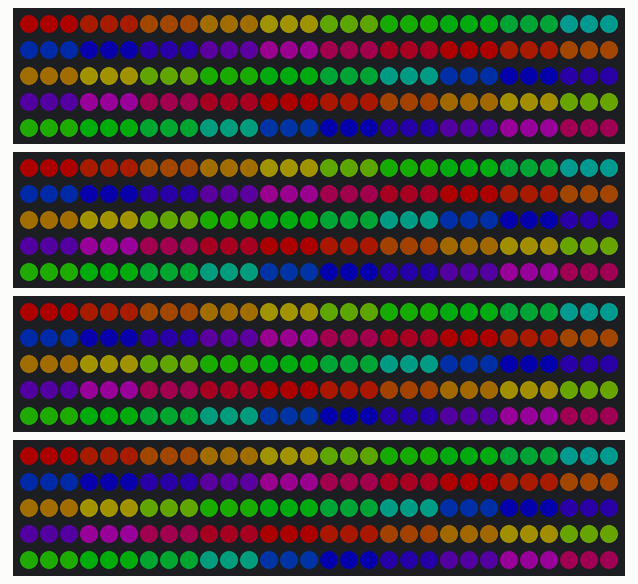
This sketch was run on a simulated Arduino Mega 2560, built with avr-gcc and run on an emulated ATmega2560. Parts: 4 × 150 RGB LEDs in strip order, left to right, continuing on the next row. Dim RGB values are drawn brighter than linear.

Above: at 0.19 s.
At 4.1 s:
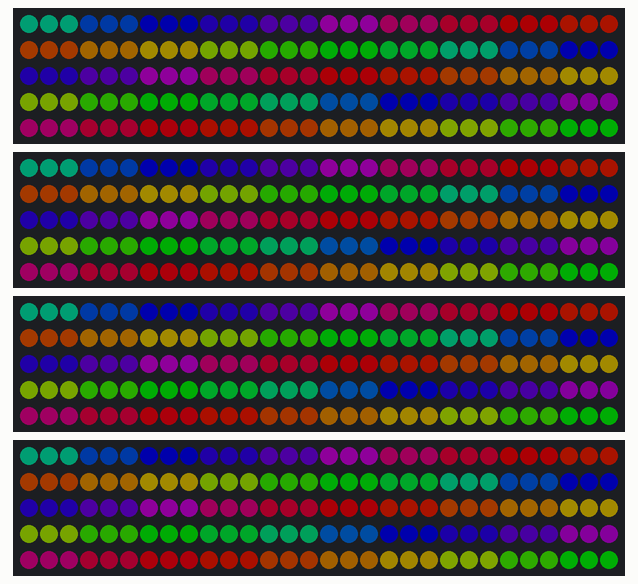
At 9.96 s:
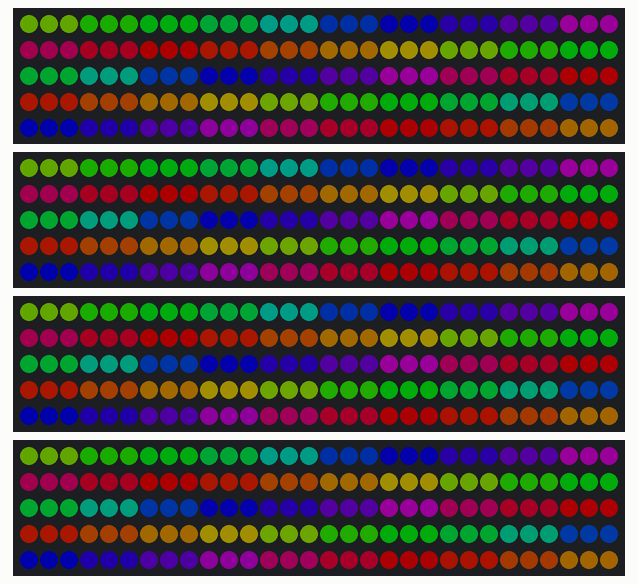
At 19.73 s:
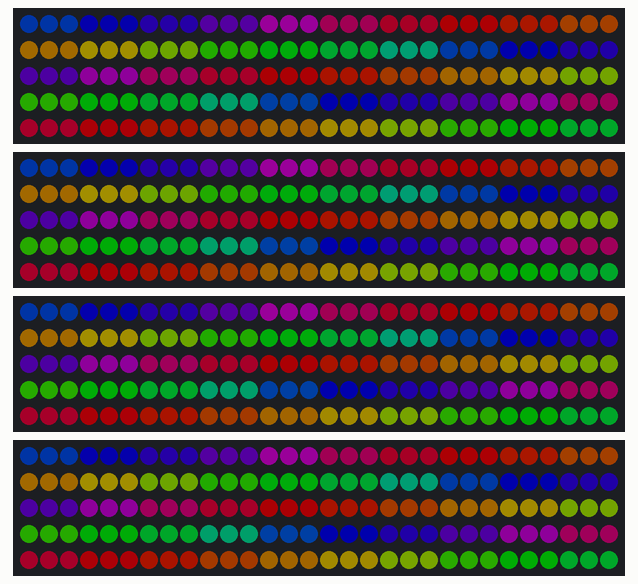
At 29.5 s:
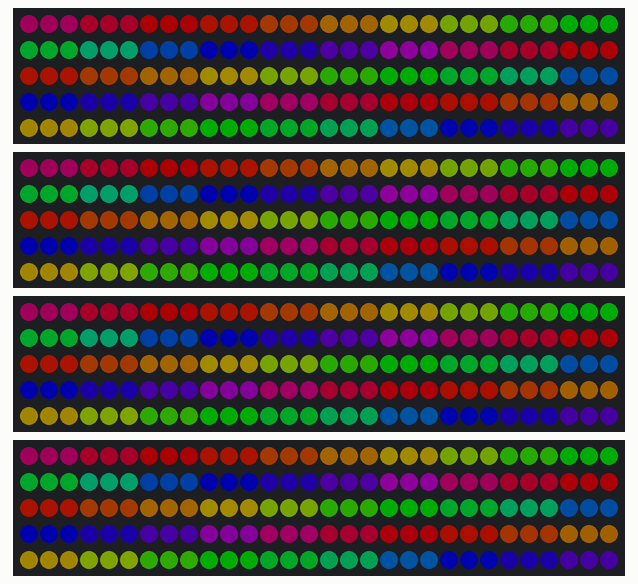
At 39.6 s:
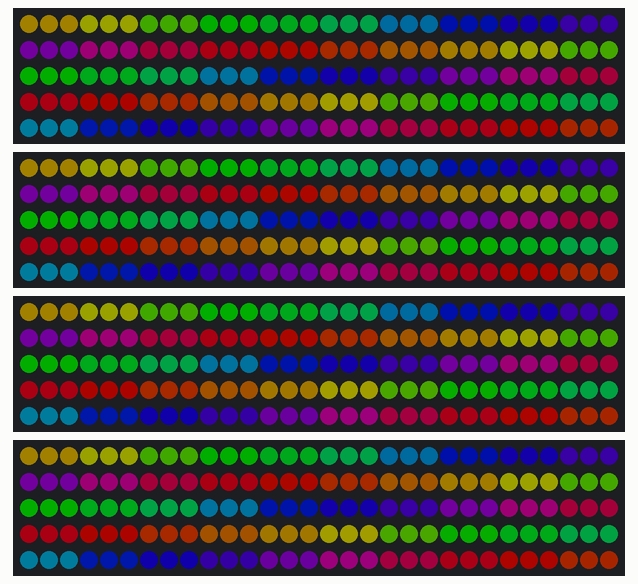

The sketch:

4_legs.ino
```cpp
   #include "FastLED.h"

byte bright = 50; // luminosité des LEDs
byte baza = 0;

#define NUM_LEDS 150 // nombre de LEDs par bande
#define PIN1 2
#define PIN2 4
#define PIN3 22
#define PIN4 23
CRGB leds1[NUM_LEDS];
CRGB leds2[NUM_LEDS];
CRGB leds3[NUM_LEDS];
CRGB leds4[NUM_LEDS];

void setup() {
  FastLED.addLeds<WS2812, PIN1, GRB>(leds1, NUM_LEDS).setCorrection(TypicalLEDStrip);
  FastLED.addLeds<WS2812, PIN2, GRB>(leds2, NUM_LEDS).setCorrection(TypicalLEDStrip);
  FastLED.addLeds<WS2812, PIN3, GRB>(leds3, NUM_LEDS).setCorrection(TypicalLEDStrip);
  FastLED.addLeds<WS2812, PIN4, GRB>(leds4, NUM_LEDS).setCorrection(TypicalLEDStrip);
  FastLED.setBrightness(bright);
}

void loop() {
    for (int i = 0; i < NUM_LEDS; i+=3) {
      leds1[i] = CHSV(baza + i * 5, 255, 255);
      leds1[i+1] = CHSV(baza + i * 5, 255, 255);
      leds1[i+2] = CHSV(baza + i * 5, 255, 255);

      leds2[i] = CHSV(baza + i * 5, 255, 255);
      leds2[i+1] = CHSV(baza + i * 5, 255, 255);
      leds2[i+2] = CHSV(baza + i * 5, 255, 255);

      leds3[i] = CHSV(baza + i * 5, 255, 255);
      leds3[i+1] = CHSV(baza + i * 5, 255, 255);
      leds3[i+2] = CHSV(baza + i * 5, 255, 255);

      leds4[i] = CHSV(baza + i * 5, 255, 255);
      leds4[i+1] = CHSV(baza + i * 5, 255, 255);
      leds4[i+2] = CHSV(baza + i * 5, 255, 255);
    }
    baza++;
    FastLED.setBrightness(bright);
    FastLED.show();
    //delay(500);
}
```
